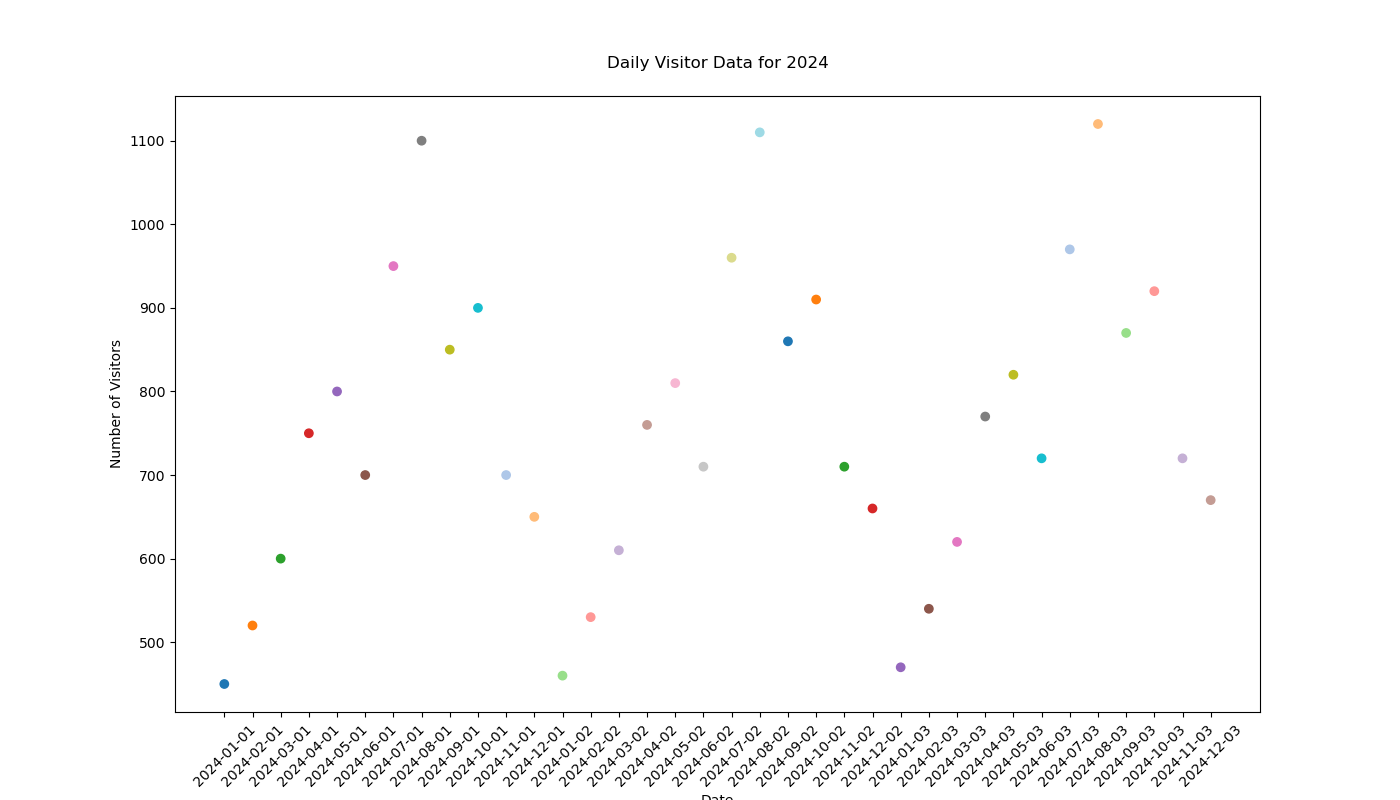

Write Python code to recreate this figure.

import matplotlib.pyplot as plt

dates = ['2024-01-01', '2024-02-01', '2024-03-01', '2024-04-01', '2024-05-01', '2024-06-01',
         '2024-07-01', '2024-08-01', '2024-09-01', '2024-10-01', '2024-11-01', '2024-12-01',
         '2024-01-02', '2024-02-02', '2024-03-02', '2024-04-02', '2024-05-02', '2024-06-02',
         '2024-07-02', '2024-08-02', '2024-09-02', '2024-10-02', '2024-11-02', '2024-12-02',
         '2024-01-03', '2024-02-03', '2024-03-03', '2024-04-03', '2024-05-03', '2024-06-03',
         '2024-07-03', '2024-08-03', '2024-09-03', '2024-10-03', '2024-11-03', '2024-12-03']

visitors = [450, 520, 600, 750, 800, 700, 950, 1100, 850, 900, 700, 650, 460, 530, 610, 760, 
            810, 710, 960, 1110, 860, 910, 710, 660, 470, 540, 620, 770, 820, 720, 970, 1120, 
            870, 920, 720, 670]

colors = [
    '#1f77b4', '#ff7f0e', '#2ca02c', '#d62728', '#9467bd', '#8c564b',
    '#e377c2', '#7f7f7f', '#bcbd22', '#17becf', '#aec7e8', '#ffbb78',
    '#98df8a', '#ff9896', '#c5b0d5', '#c49c94', '#f7b6d2', '#c7c7c7',
    '#dbdb8d', '#9edae5', '#1f77b4', '#ff7f0e', '#2ca02c', '#d62728',
    '#9467bd', '#8c564b', '#e377c2', '#7f7f7f', '#bcbd22', '#17becf',
    '#aec7e8', '#ffbb78', '#98df8a', '#ff9896', '#c5b0d5', '#c49c94'
]

plt.figure(figsize=(14, 8))

plt.scatter(dates, visitors, c=colors)

plt.title('Daily Visitor Data for 2024', pad=20)
plt.xlabel('Date')
plt.ylabel('Number of Visitors')
plt.xticks(rotation=45)

plt.show()
